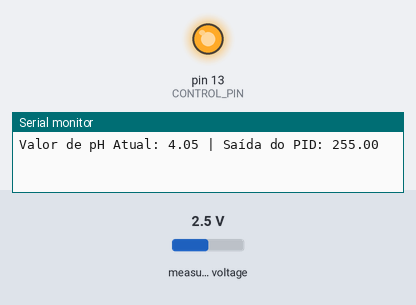
Bench run of a sketch on a simulated Arduino Uno, built with avr-gcc and run on an emulated ATmega328P. Parts: output pins drawn as LEDs (lit = HIGH), the last lines printed to the serial monitor. Inputs (shaded band) come from the test bench; at power-on: measured voltage 2.5 V.

Above: at 0.1 s.
At 1.1 s:
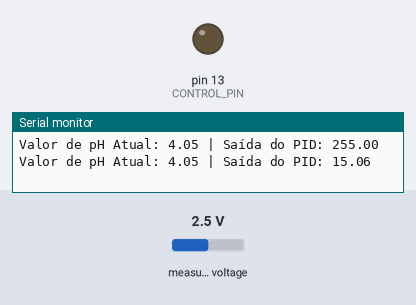
Timing chart, 0 to 120.8 s (numbered marks = the images above):
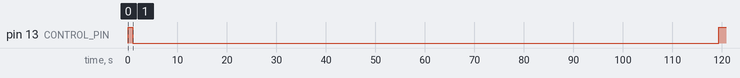

Measured:
- by itself, pin 13 (CONTROL_PIN): LOW → HIGH at 0.00 s, → LOW 1.0 s later, → HIGH 118 s later

The sketch:

ControlepH.ino
```cpp
#include <Adafruit_ADS1015.h>
#include <PID_v1.h>

// Pino de entrada analógica para leitura do valor de pH
const int pH_PIN = A0;

Adafruit_ADS1015 ads;  // Objeto para o conversor analógico-digital ADS1015

// Configuração do PID
double setpoint = 7.0; // Valor de pH desejado
double input, output;
double Kp = 5; // Ganho proporcional
double Ki = 0.1; // Ganho integral
double Kd = 1; // Ganho derivativo

double elapsedTime, previousTime;
double error, lastError;
double cumError, rateError;

// Definindo os limites de saída do PID
double outMin = 0;
double outMax = 255;

// Pinagem do dispositivo de controle de pH (por exemplo, uma bomba peristáltica para adicionar solução tampão)
// Substitua pelo pino que controla o dispositivo em seu hardware específico
const int CONTROL_PIN = 13;

void setup() {
  Serial.begin(9600);

  ads.begin();

  pinMode(CONTROL_PIN, OUTPUT);
  digitalWrite(CONTROL_PIN, LOW);
}

void loop() {
  double currentpH = readpH();

  // Chama a função do PID
  PID_Controller(currentpH);

  // Exibe informações no Serial Monitor
  Serial.print("Valor de pH Atual: ");
  Serial.print(currentpH);
  Serial.print(" | Saída do PID: ");
  Serial.println(output);

  delay(1000); // Aguarda um segundo antes de realizar a próxima leitura
}

double readpH() {
  // Lê o valor de pH do sensor Adafruit STEMMA Analog pH
  // Certifique-se de calibrar o sensor adequadamente
  int rawValue = ads.readADC_SingleEnded(pH_PIN);
  double voltage = rawValue * 0.0001875;  // Convertendo valor para volts
  double pHValue = 3.5 * voltage + 3.5;    // Convertendo volts para pH
  return pHValue;
}

void PID_Controller(double currentpH) {
  // Calcula o erro
  error = setpoint - currentpH;

  // Calcula o tempo decorrido
  double currentTime = millis();
  elapsedTime = (currentTime - previousTime) / 1000.0;

  // Calcula as componentes PID
  double P = Kp * error;
  cumError += error * elapsedTime;
  double I = Ki * cumError;
  rateError = (error - lastError) / elapsedTime;
  double D = Kd * rateError;

  // Calcula a saída PID
  output = P + I + D;

  // Limita a saída do PID dentro dos limites especificados
  output = constrain(output, outMin, outMax);

  // Aplica a saída do PID para controlar algum dispositivo (por exemplo, uma bomba peristáltica)
  // Neste exemplo, apenas exibimos a saída no Serial Monitor
  // Você deve adaptar esta parte para controlar seu sistema específico
  // (por exemplo, controle de uma bomba peristáltica para adicionar solução tampão)
  digitalWrite(CONTROL_PIN, output > 50); // Liga o dispositivo se a saída for maior que 50

  // Atualiza variáveis para a próxima iteração
  lastError = error;
  previousTime = currentTime;
}
```
